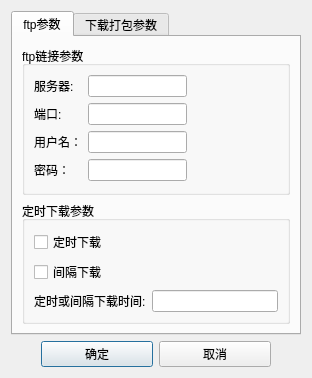
<?xml version="1.0" encoding="UTF-8"?>
<ui version="4.0">
 <class>Dialog</class>
 <widget class="QDialog" name="Dialog">
  <property name="geometry">
   <rect>
    <x>0</x>
    <y>0</y>
    <width>312</width>
    <height>300</height>
   </rect>
  </property>
  <property name="windowTitle">
   <string>Dialog</string>
  </property>
  <layout class="QVBoxLayout" name="verticalLayout">
   <item>
    <widget class="QTabWidget" name="tabWidget">
     <property name="currentIndex">
      <number>0</number>
     </property>
     <widget class="QWidget" name="tab">
      <attribute name="title">
       <string>ftp参数</string>
      </attribute>
      <layout class="QVBoxLayout" name="verticalLayout_2" stretch="2,1">
       <item>
        <widget class="QGroupBox" name="groupBox">
         <property name="title">
          <string>ftp链接参数</string>
         </property>
         <layout class="QVBoxLayout" name="verticalLayout_3">
          <property name="rightMargin">
           <number>100</number>
          </property>
          <item>
           <layout class="QFormLayout" name="formLayout">
            <item row="0" column="0">
             <widget class="QLabel" name="label">
              <property name="text">
               <string>服务器:</string>
              </property>
             </widget>
            </item>
            <item row="0" column="1">
             <widget class="QLineEdit" name="lineEdit"/>
            </item>
            <item row="1" column="0">
             <widget class="QLabel" name="label_2">
              <property name="text">
               <string>端口:</string>
              </property>
             </widget>
            </item>
            <item row="1" column="1">
             <widget class="QLineEdit" name="lineEdit_2"/>
            </item>
            <item row="2" column="0">
             <widget class="QLabel" name="label_3">
              <property name="text">
               <string>用户名：</string>
              </property>
             </widget>
            </item>
            <item row="2" column="1">
             <widget class="QLineEdit" name="lineEdit_3"/>
            </item>
            <item row="3" column="0">
             <widget class="QLabel" name="label_4">
              <property name="text">
               <string>密码：</string>
              </property>
             </widget>
            </item>
            <item row="3" column="1">
             <widget class="QLineEdit" name="lineEdit_4"/>
            </item>
           </layout>
          </item>
         </layout>
        </widget>
       </item>
       <item>
        <widget class="QGroupBox" name="groupBox_2">
         <property name="title">
          <string>定时下载参数</string>
         </property>
         <layout class="QVBoxLayout" name="verticalLayout_4">
          <item>
           <widget class="QCheckBox" name="checkBox">
            <property name="text">
             <string>定时下载</string>
            </property>
           </widget>
          </item>
          <item>
           <widget class="QCheckBox" name="checkBox_2">
            <property name="text">
             <string>间隔下载</string>
            </property>
           </widget>
          </item>
          <item>
           <layout class="QFormLayout" name="formLayout_2">
            <item row="0" column="0">
             <widget class="QLabel" name="label_5">
              <property name="text">
               <string>定时或间隔下载时间:</string>
              </property>
             </widget>
            </item>
            <item row="0" column="1">
             <widget class="QLineEdit" name="lineEdit_5"/>
            </item>
           </layout>
          </item>
         </layout>
        </widget>
       </item>
      </layout>
     </widget>
     <widget class="QWidget" name="tab_2">
      <attribute name="title">
       <string>下载打包参数</string>
      </attribute>
      <layout class="QVBoxLayout" name="verticalLayout_5">
       <property name="leftMargin">
        <number>30</number>
       </property>
       <property name="topMargin">
        <number>30</number>
       </property>
       <property name="rightMargin">
        <number>30</number>
       </property>
       <item>
        <layout class="QFormLayout" name="formLayout_3">
         <item row="0" column="0">
          <widget class="QLabel" name="label_6">
           <property name="text">
            <string>下载日期:</string>
           </property>
          </widget>
         </item>
         <item row="0" column="1">
          <widget class="QLineEdit" name="lineEdit_6"/>
         </item>
         <item row="1" column="0">
          <widget class="QLabel" name="label_7">
           <property name="text">
            <string>打包文件名：</string>
           </property>
          </widget>
         </item>
         <item row="1" column="1">
          <widget class="QLineEdit" name="lineEdit_7"/>
         </item>
         <item row="2" column="0">
          <widget class="QLabel" name="label_8">
           <property name="text">
            <string>ftp远程路径:</string>
           </property>
          </widget>
         </item>
         <item row="2" column="1">
          <widget class="QLineEdit" name="lineEdit_8"/>
         </item>
         <item row="3" column="0">
          <widget class="QLabel" name="label_9">
           <property name="text">
            <string>本地路径：</string>
           </property>
          </widget>
         </item>
         <item row="3" column="1">
          <widget class="QLineEdit" name="lineEdit_9"/>
         </item>
        </layout>
       </item>
      </layout>
     </widget>
    </widget>
   </item>
   <item>
    <layout class="QHBoxLayout" name="horizontalLayout" stretch="1,1">
     <property name="leftMargin">
      <number>30</number>
     </property>
     <property name="rightMargin">
      <number>30</number>
     </property>
     <item>
      <widget class="QPushButton" name="pushButton_2">
       <property name="text">
        <string>确定</string>
       </property>
      </widget>
     </item>
     <item>
      <widget class="QPushButton" name="pushButton">
       <property name="text">
        <string>取消</string>
       </property>
      </widget>
     </item>
    </layout>
   </item>
  </layout>
 </widget>
 <resources/>
 <connections/>
</ui>
